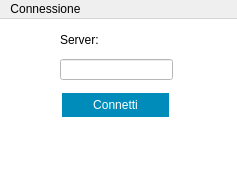
<?xml version="1.0" encoding="UTF-8"?>
<ui version="4.0">
 <class>Connection</class>
 <widget class="QMainWindow" name="Connection">
  <property name="geometry">
   <rect>
    <x>0</x>
    <y>0</y>
    <width>237</width>
    <height>185</height>
   </rect>
  </property>
  <property name="windowTitle">
   <string>Connection</string>
  </property>
  <widget class="QWidget" name="centralWidget">
   <property name="enabled">
    <bool>true</bool>
   </property>
   <property name="styleSheet">
    <string notr="true">background-color: rgb(255, 255, 255);</string>
   </property>
   <widget class="QLineEdit" name="lineEdit">
    <property name="geometry">
     <rect>
      <x>60</x>
      <y>40</y>
      <width>113</width>
      <height>21</height>
     </rect>
    </property>
   </widget>
   <widget class="QPushButton" name="pushButton">
    <property name="geometry">
     <rect>
      <x>60</x>
      <y>70</y>
      <width>111</width>
      <height>32</height>
     </rect>
    </property>
    <property name="styleSheet">
     <string notr="true">QPushButton{  
background-color: #008CBA;
border: none;
color: white;
text-align: center;
margin: 4px 2px;
opacity: 0.6;
text-decoration: none;
}

QPushButton:hover
{
	background-color: white;
	border: 1px solid #008CBA;
	color : #008CBA;
}</string>
    </property>
    <property name="text">
     <string>Connetti</string>
    </property>
   </widget>
   <widget class="QLabel" name="label">
    <property name="geometry">
     <rect>
      <x>60</x>
      <y>10</y>
      <width>51</width>
      <height>21</height>
     </rect>
    </property>
    <property name="text">
     <string>Server:</string>
    </property>
   </widget>
  </widget>
  <widget class="QMenuBar" name="menuBar">
   <property name="geometry">
    <rect>
     <x>0</x>
     <y>0</y>
     <width>237</width>
     <height>22</height>
    </rect>
   </property>
   <widget class="QMenu" name="menuConnessione">
    <property name="title">
     <string>Connessione</string>
    </property>
   </widget>
   <addaction name="menuConnessione"/>
  </widget>
 </widget>
 <layoutdefault spacing="6" margin="11"/>
 <resources/>
 <connections/>
</ui>
